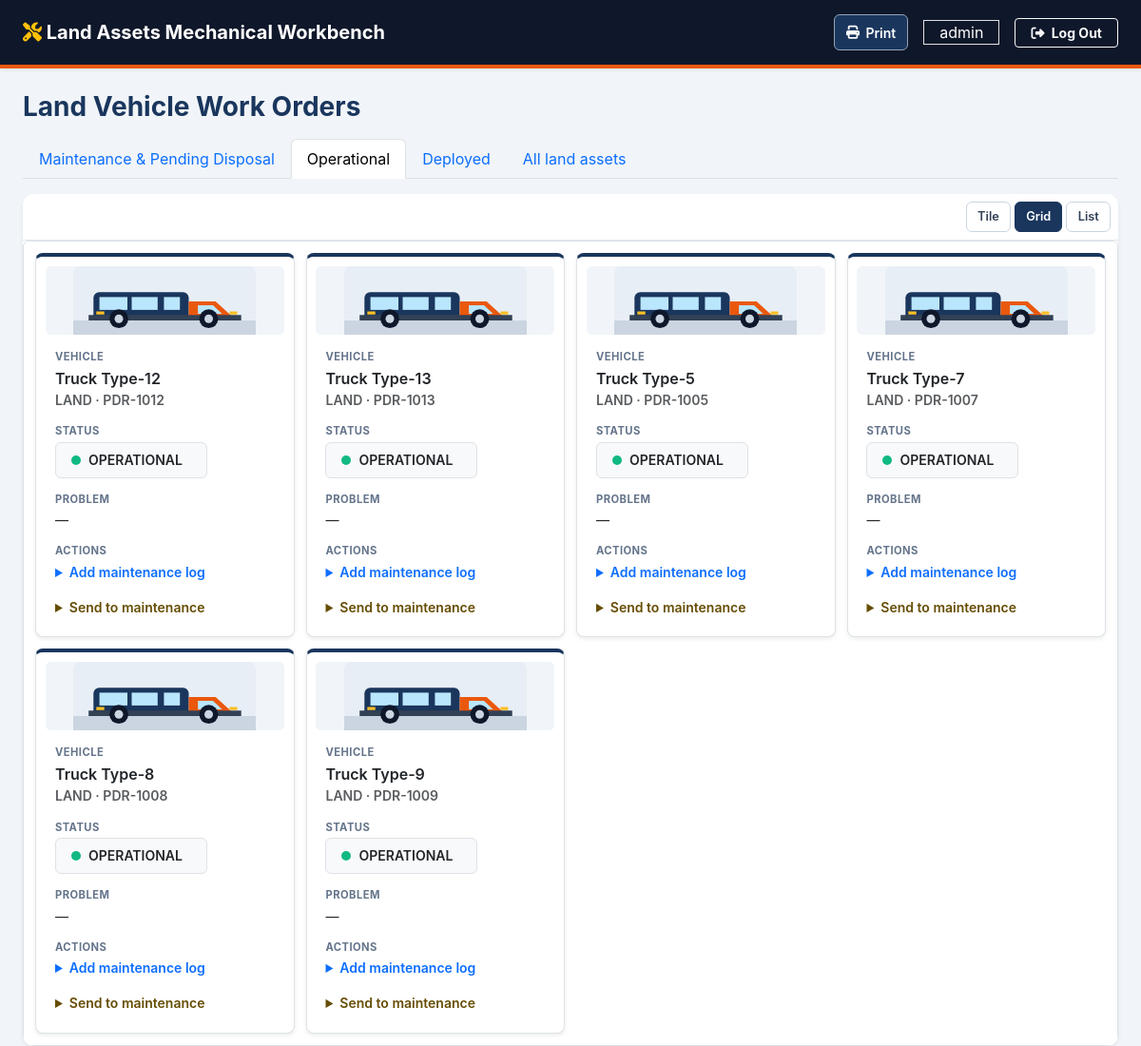
The app's page /repair/?status=OPERATIONAL (signed in), older data.
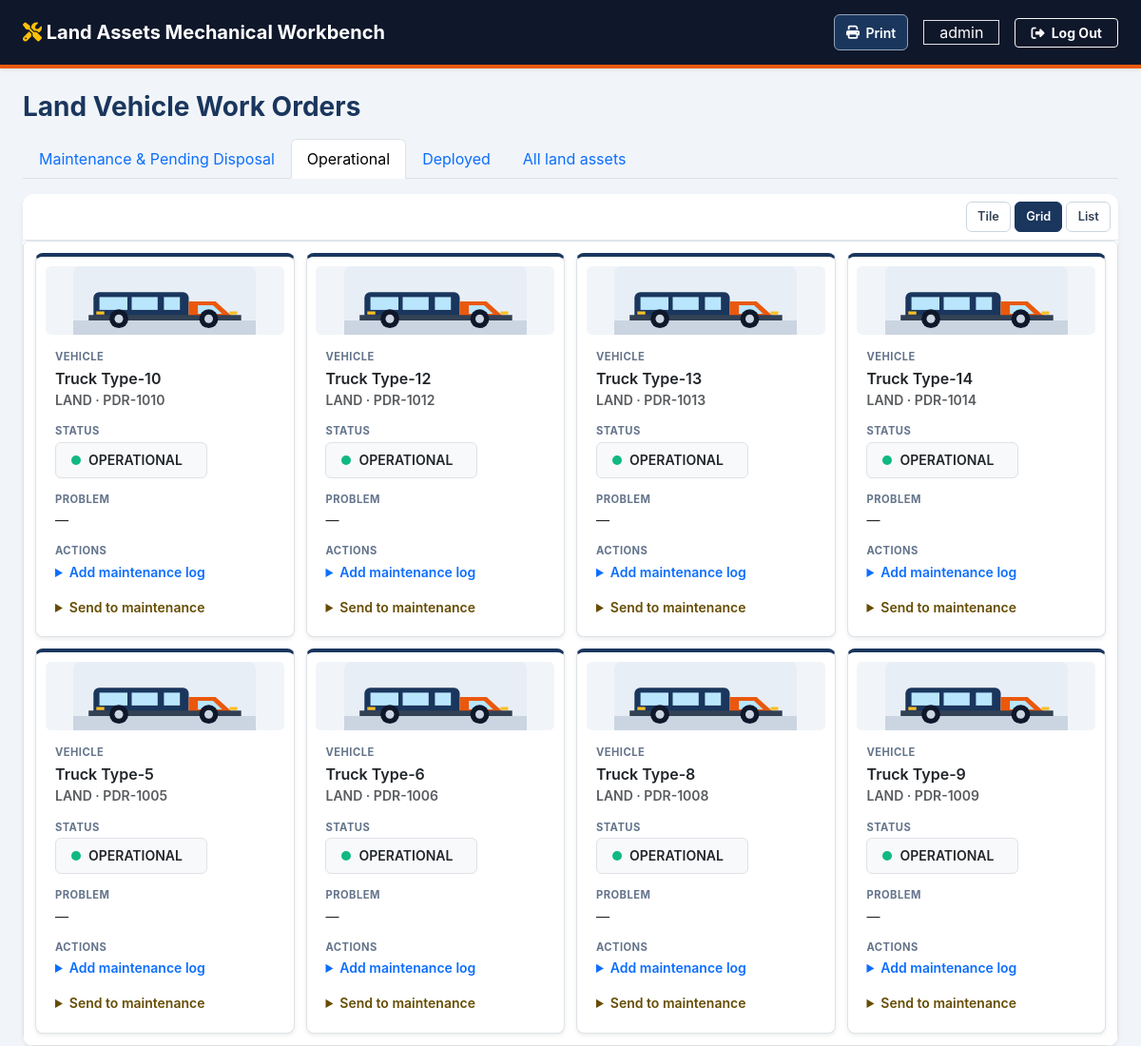
The same page, newer data.
### fleet/models.py (models this page shows, shortened)
class Vehicle(models.Model):
    DEPLOYMENT_PURPOSE_CHOICES = [
        ('EMERGENCY_RESPONSE', 'Emergency response'),
        ('MEDICAL_TRANSPORT', 'Medical transport'),
        ('RESCUE_OPERATION', 'Rescue operation'),
        ('OFFICIAL_BUSINESS', 'Official business'),
        ('LOGISTICS_SUPPORT', 'Logistics support'),
        ('OTHER', 'Other'),
    ]
    STATUS_CHOICES = [
        ('OPERATIONAL', 'Operational'),
        ('MAINTENANCE', 'Maintenance'),
        ('DEPLOYED', 'Deployed'),
    ]
    model_name = models.CharField(max_length=100)
    plate_number = models.CharField(max_length=50, unique=True)
    vehicle_type = models.ForeignKey(VehicleType, on_delete=models.CASCADE)
    status = models.CharField(
        max_length=50,
        choices=STATUS_CHOICES,
        default='OPERATIONAL'
    )
    maintenance_problem = models.CharField(max_length=1000, blank=True)
    assigned_driver = models.ForeignKey(
        Driver,
        on_delete=models.SET_NULL,
        null=True,
        blank=True,
        related_name='vehicles'
    )
    deployment_purpose = models.CharField(
        max_length=30,
        choices=DEPLOYMENT_PURPOSE_CHOICES,
        blank=True,
    )
    deployment_destination = models.CharField(max_length=255, blank=True)

class VehicleType(models.Model):
    name = models.CharField(max_length=50, unique=True)

### fleet/views.py (the view, shortened to what this page needs)
# urls.py: path('repair/', views.repairman_dashboard, name='repairman_dashboard'),
@login_required
def repairman_dashboard(request):
    user = request.user
    username_lower = user.username.lower()
    user_group_names = list(user.groups.values_list('name', flat=True))
    is_authorized = check_user_role(
        user,
        'Technicians',
        ['tech', 'technician', 'repair', 'maintenance', 'mechanic']
    )
    if not is_authorized:
        messages.error(request, "Access restricted to authorized Repair Technicians.")
        return redirect('dashboard_portal:homepage')
    fleet_status = request.GET.get('status', 'MAINTENANCE_DISPOSAL').upper()
    valid_fleet_statuses = {
        'ALL',
        'OPERATIONAL',
        'DEPLOYED',
        'MAINTENANCE',
        'MAINTENANCE_DISPOSAL',
    }
    if fleet_status not in valid_fleet_statuses:
        fleet_status = 'MAINTENANCE_DISPOSAL'
    vehicles = Vehicle.objects.exclude(
        vehicle_type__name__iexact='MARINE'
    ).select_related(
        'vehicle_type', 'assigned_driver'
    ).prefetch_related(
        Prefetch(
            'maintenance_logs',
            queryset=MaintenanceLog.objects.select_related('logged_by').order_by('-logged_at')[:5],
            to_attr='recent_maintenance_logs',
        )
    ).order_by(
        Case(
            When(status='OPERATIONAL', then=Value(1)),
            When(status='DEPLOYED', then=Value(2)),
            When(status='MAINTENANCE', then=Value(3)),
            When(status='PENDING_DISPOSAL', then=Value(4)),
            default=Value(5),
            output_field=IntegerField(),
        ),
        'model_name'
    )
    if fleet_status == 'MAINTENANCE_DISPOSAL':
        vehicles = vehicles.filter(status__in=['MAINTENANCE', 'PENDING_DISPOSAL'])
    elif fleet_status != 'ALL':
        vehicles = vehicles.filter(status=fleet_status)
    vehicles = add_disposal_reasons(vehicles)
    return render(request, 'fleet/repairman_dashboard.html', {
        'vehicles': vehicles,
        'fleet_status': fleet_status,
        'fleet_status_tabs': [
            ('MAINTENANCE_DISPOSAL', 'Maintenance & Pending Disposal'),
            ('OPERATIONAL', 'Operational'),
            ('DEPLOYED', 'Deployed'),
            ('ALL', 'All land assets'),
        ],
    })

### fleet/views.py (called while the page is built, shortened)
def check_user_role(user, group_name, keywords):
    if user.is_superuser:
        return True

def add_disposal_reasons(vehicles):
    pending_vehicle_ids = set(
        vehicles.filter(status='PENDING_DISPOSAL').values_list('id', flat=True)
    )
    disposal_reasons = {}
    for vehicle in vehicles:
        if vehicle.id in pending_vehicle_ids:
            vehicle.disposal_reason = disposal_reasons.get(vehicle.id, '')
    return vehicles

### fleet/templates/fleet/repairman_dashboard.html (shortened to what the changed rows need)
{% load static %}
<!DOCTYPE html>
<html lang="en">
<head>
    <link href="https://cdn.jsdelivr.net/npm/bootstrap@5.3.0/dist/css/bootstrap.min.css" rel="stylesheet">
    <link rel="stylesheet" href="https://cdnjs.cloudflare.com/ajax/libs/font-awesome/6.4.0/css/all.min.css">
    <link rel="stylesheet" href="{% static 'fleet/css/asset_grid.css' %}">
    <link rel="stylesheet" href="{% static 'fleet/css/dashboard_views.css' %}">
    <link rel="stylesheet" href="{% static 'fleet/css/dashboard_print.css' %}">
    <link rel="stylesheet" href="{% static 'fleet/css/dashboard_theme.css' %}">
</head>
<body class="dashboard-shell">
    <div class="container-fluid px-4">
        <div class="nav nav-tabs mb-3" role="tablist" aria-label="Filter land fleet by status">
            {% for status, label in fleet_status_tabs %}
                <a class="nav-link {% if fleet_status == status %}active{% endif %}"
                   href="?status={{ status }}" role="tab"
                   aria-selected="{% if fleet_status == status %}true{% else %}false{% endif %}">
                    {{ label }}
                </a>
            {% endfor %}
        </div>
        <div class="card shadow-sm border-0">
            <div class="card-body p-0 border bg-white rounded dashboard-view-list" data-view-list="land-work-orders" data-view-type="table" data-view-default="grid">
                <table class="table table-sm table-hover align-middle mb-0 asset-grid-table fleet-maintenance-table">
                    <tbody>
                        {% for vehicle in vehicles %}
                        <tr>
                            <td class="py-2 fw-semibold text-dark">
                                {{ vehicle.model_name }}
                                <div class="small text-muted">{{ vehicle.vehicle_type.name }} · {{ vehicle.plate_number }}</div>
                            </td>
                            <td class="py-2">
                                {% if vehicle.status == 'DEPLOYED' %}
                                    <div class="border px-3 py-1.5 rounded d-inline-flex align-items-center gap-2 bg-light text-dark fw-semibold" style="min-width: 160px; height: 38px; font-size: 0.875rem;">
                                        <span style="height: 10px; width: 10px; background-color: #0284C7; border-radius: 50%; display: inline-block;"></span>
                                        DEPLOYED
                                    </div>
                                {% else %}
                                    <div class="border px-3 py-1.5 rounded d-inline-flex align-items-center gap-2 bg-light text-dark fw-semibold" style="min-width: 160px; height: 38px; font-size: 0.875rem;">
                                        <span style="height: 10px; width: 10px; background-color: #10B981; border-radius: 50%; display: inline-block;"></span>
                                        OPERATIONAL
                                    </div>
                                {% endif %}
                            </td>
                            <td class="py-2 small">
                                {% if vehicle.status == 'MAINTENANCE' or vehicle.status == 'PENDING_DISPOSAL' %}
                                    {{ vehicle.maintenance_problem|default:"Not recorded" }}
                                {% else %}—{% endif %}
                            </td>
                            <td class="py-2">
                                <div class="dashboard-row-actions">
                                    {% if vehicle.status == 'OPERATIONAL' %}
                                        <details class="mb-2">
                                            <summary class="small fw-semibold text-primary">Add maintenance log</summary>
                                        </details>
                                        <details class="mb-1">
                                            <summary class="small fw-semibold text-warning-emphasis">Send to maintenance</summary>
                                        </details>
                                    {% endif %}
                                </div>
                            </td>
                        </tr>
                        {% endfor %}
                    </tbody>
                </table>
            </div>
        </div>
    </div>
</body>
</html>

Row changes from the older to the newer data that the page shows:
no longer on this page (row edited): Vehicle: model_name "Truck Type-7", vehicle_type.name "LAND", plate_number "PDR-1007", status "OPERATIONAL" (drawn)
now on this page (row edited): Vehicle: model_name "Truck Type-10", vehicle_type.name "LAND", plate_number "PDR-1010", status "OPERATIONAL" (drawn)
now on this page (row edited): Vehicle: model_name "Truck Type-14", vehicle_type.name "LAND", plate_number "PDR-1014", status "OPERATIONAL" (drawn)
now on this page (row edited): Vehicle: model_name "Truck Type-6", vehicle_type.name "LAND", plate_number "PDR-1006", status "OPERATIONAL" (drawn)
